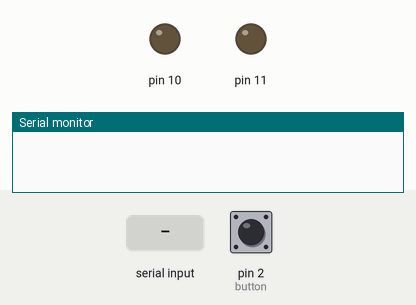
Recording of a sketch running on a simulated Arduino Mega 2560, built with avr-gcc and run on an emulated ATmega2560. Parts: output pins drawn as LEDs (lit = HIGH), the last lines printed to the serial monitor. Dashed ring = blinking. The test bench sets the inputs (shaded band); at power-on: pin 2 (button) HIGH.

Above: at 1.7 s.
1.8 s: "1" received over the second serial link
At 3.1 s:
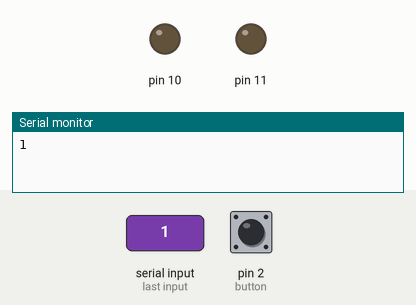
3.4 s: pin 2 (button) pulled LOW for 1 s
At 3.6 s:
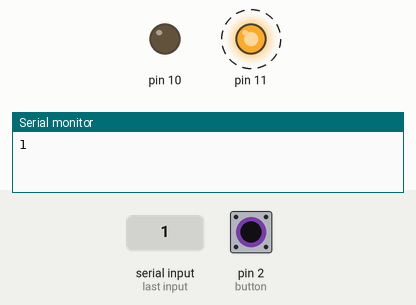
6.4 s: pin 2 (button) pulled LOW for 3.2 s
At 10.3 s:
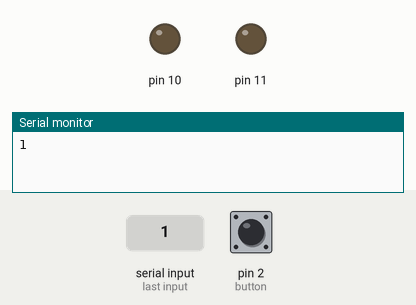
Timing chart, 0 to 11.8 s (numbered marks = the images above; inputs shaded):
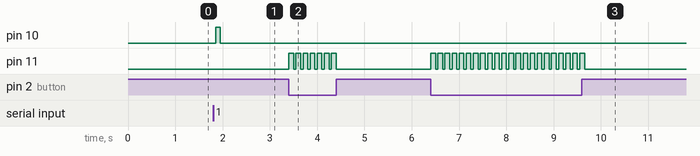

The sketch:

XBee.ino
```cpp
void setup() {
  //start serial ports
  Serial.begin(9600); //for computer
  Serial2.begin(9600); //for bot

  //green LED - sending
  pinMode(11, OUTPUT);
  digitalWrite(11, LOW);

  //green LED - receiving
  pinMode(10, OUTPUT);
  digitalWrite(10, LOW);

  pinMode(2, INPUT);   //button
  delay(500);
}

void loop() {
  //if transmitting
  if(!digitalRead(2)) {
    Serial2.print("s");

    //turn on green LED
    digitalWrite(11, HIGH);
    delay(100);
    digitalWrite(11, LOW);
  }

  //if receiving
  if(Serial2.available()){
    char incoming = Serial2.read();
    //turn on red LED
    digitalWrite(10, HIGH);
    delay(100);
    digitalWrite(10, LOW);
    Serial.println(incoming);
  }
  delay(50);
}
```

Measured:
- after the input at 1.8 s, pin 10: LOW → HIGH after 0.05 s, → LOW 0.10 s later
- after the input at 3.4 s, pin 11: alternates HIGH for 0.10 s and LOW for 0.05 s, 14 changes in all, then stays LOW, starting at once
- after the input at 6.4 s, pin 11: alternates HIGH for 0.10 s and LOW for 0.05 s, 44 changes in all, then stays LOW, starting at once
